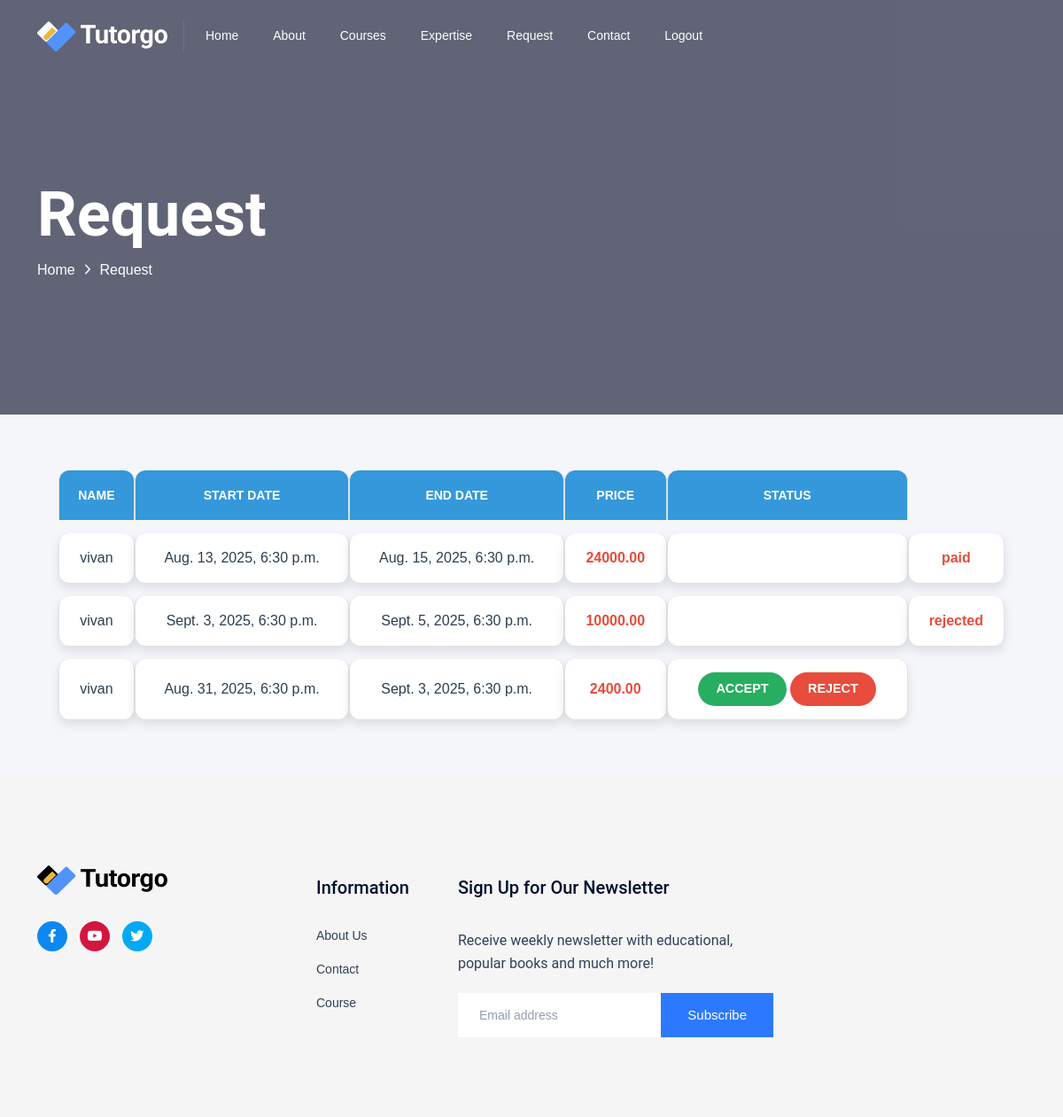
Page /request_student (signed in) on the committed database.
### myapp/models.py (models this page shows, shortened)
class TutorBooking(models.Model):
    STATUS_CHOICES = [
        ('pending', 'Pending'),
        ('accepted', 'Accepted'),
        ('rejected', 'Rejected'),
        ('paid', 'paid'),
        ('not paid', 'not paid'),
    ]
    user = models.ForeignKey('Login', on_delete=models.CASCADE, related_name="students")
    tutor = models.ForeignKey('Login', on_delete=models.CASCADE, related_name="alltutors")
    tutordata = models.ForeignKey(TutorExpertise, on_delete=models.CASCADE, related_name="alltutors", null=True, blank=True)
    booking_start_date = models.DateTimeField(null=True, blank=True)
    booking_end_date = models.DateTimeField(null=True, blank=True)
    total_cost = models.DecimalField(max_digits=10, decimal_places=2, blank=True, null=True)
    contact_email = models.EmailField(blank=True, null=True)
    communication_preference = models.CharField(max_length=20, blank=True, null=True,choices=[('email', 'Email'), ('phone', 'Phone'), (
    'video_call', 'Video Call')])
    razorpay_order_id = models.CharField(max_length=255, blank=True, null=True)
    razorpay_payment_id = models.CharField(max_length=255, blank=True, null=True)
    razorpay_signature = models.CharField(max_length=255, blank=True, null=True)
    status = models.CharField(max_length=10, choices=STATUS_CHOICES, default='pending')
    created_at = models.DateTimeField(auto_now_add=True)

class Login(models.Model):
    name = models.CharField(max_length=100)
    email = models.EmailField(unique=True)
    password = models.CharField(max_length=100, default="admin@123")
    phone = models.CharField(max_length=20, null=True, blank=True)
    ROLE = (
        ("Tutor", "Tutor"),
        ("Student", "Student"),
    )
    role = models.CharField(max_length=10, choices=ROLE, default='User')
    STATUS = (
        ("0", "unapproved"),
        ("1", "approved")
    )
    status = models.CharField(max_length=10, choices=STATUS, default='0')
    id_proof = models.FileField(upload_to='id_proofs/', null=True, blank=True, default=None)
    def pic(self):
        return mark_safe('<img src = "{}" width = "100">'.format(self.id_proof.url))
    pic.allow_tags = True
    def __str__(self):
        return self.name

### myapp/views.py (the view, shortened to what this page needs)
# urls.py: path('request_student', views.request_student, name='request_student'),
def request_student(request):
    context = checksession(request)
    uid = request.session.get('log_id')
    tutor = get_object_or_404(Login, id=uid)
    orders = TutorBooking.objects.filter(tutor=tutor)
    context.update({
        'orders': orders,
    })
    return render(request, 'request.html', context)

### myapp/views.py (called while the page is built)
def checksession(request):
    uid = request.session.get('log_id')
    if not uid:
        return None
    try:
        userdata = Login.objects.get(id=uid)
        is_tutor = userdata.role == "Tutor"
        context = {
            'userdata': userdata,
            'is_tutor': is_tutor,
        }
        return context
    except Login.DoesNotExist:
        return None

### myapp/templates/request.html (shortened to what this page needs)
{% extends 'base.html'%}
{%load static%}
{%block main%}
{% include 'messages.html'%}
   <main>
      <div class="breadcrumb__area include-bg pt-200 pb-150 breadcrumb__overlay"
         data-background="/static/assets/img/breadcrumb/breadcrumb-bg.jpg">
         <div class="container">
            <div class="row">
               <div class="col-xxl-12">
                  <div class="breadcrumb__content p-relative z-index-1">
                     <h3 class="breadcrumb__title">Request</h3>
                     <div class="breadcrumb__list">
                        <span><a href="#">Home</a></span>
                        <span class="dvdr"><i class="fa-regular fa-angle-right"></i></span>
                        <span>Request</span>
                     </div>
                  </div>
               </div>
            </div>
         </div>
      </div>
<div class="section section-margin">
    <div class="container">
        <div class="row">
            <div class="col-12">
                <div class="container my-5">
                    <table class="table table-bordered">
                        <thead>
                            <tr>
                                <th>Name</th>
                                <th>Start Date</th>
                                <th>End Date</th>
                                <th>Price</th>
                                <th>Status</th>
                            </tr>
                        </thead>
                        <tbody>
                            {% for order in orders %}
                            <tr>
                                <td>{{ order.user }}</td>
                                <td>{{ order.booking_start_date }}</td>
                                <td>{{ order.booking_end_date }}</td>
                                <td>{{ order.total_cost }}</td>
                                <td>
                                    <form method="post">
                                        {% if order.status == 'pending' %}
                                        <button type="submit" name="accept" class="btn btn-success">Accept</button>
                                        <button type="submit" name="reject" class="btn btn-danger">Reject</button>
                                        {% else %}
                                        <td><div class="action">{{order.status}}</div></td>
                                        {% endif %}
                                    </form>
                                </td>
                            </tr>
                            {% endfor %}
                        </tbody>
                    </table>
                </div>
            </div>
        </div>
    </div>
</div>
   </main>
{%endblock%}

### myapp/static/assets/css/spacing.css (style rules this page uses)
.pt-200 { padding-top:200px }
.pb-150 { padding-bottom:150px }

### myapp/templates/request.html (style rules this page uses)
.table { width: 100%; margin: 20px 0; border-collapse: separate; border-spacing: 0 15px; font-family: 'Poppins', sans-serif; }
.table thead th { background: #3498db; color: white; padding: 15px; text-align: center; font-weight: 600; text-transform: uppercase; border-top-left-radius: 12px; border-top-right-radius: 12px; }
.table tbody td { padding: 15px; background: white; box-shadow: 0 6px 12px rgba(0, 0, 0, 0.1); border-radius: 12px; text-align: center; vertical-align: middle; }
.table td { font-size: 1rem; font-weight: 500; color: #2c3e50; }
.table td:nth-child(4), .table td:nth-child(5), .table td:nth-child(6) { color: #e74c3c; font-weight: 600; }
.table .btn { padding: 8px 20px; font-size: 0.9rem; font-weight: 600; text-transform: uppercase; border-radius: 25px; transition: all 0.4s ease; }
.btn-success { background: #27ae60; color: white; border: none; }
.btn-danger { background: #e74c3c; color: white; border: none; }
body { font-family: 'Poppins', sans-serif; background-color: #f4f6f9; }

### rows in the picture
TutorBooking: user "vivan", booking_start_date "Aug. 13, 2025, 6:30 p.m.", booking_end_date "Aug. 15, 2025, 6:30 p.m.", total_cost "24000.00", status "paid"
TutorBooking: user "vivan", booking_start_date "Sept. 3, 2025, 6:30 p.m.", booking_end_date "Sept. 5, 2025, 6:30 p.m.", total_cost "10000.00", status "rejected"
TutorBooking: user "vivan", booking_start_date "Aug. 31, 2025, 6:30 p.m.", booking_end_date "Sept. 3, 2025, 6:30 p.m.", total_cost "2400.00", status "ACCEPT"
